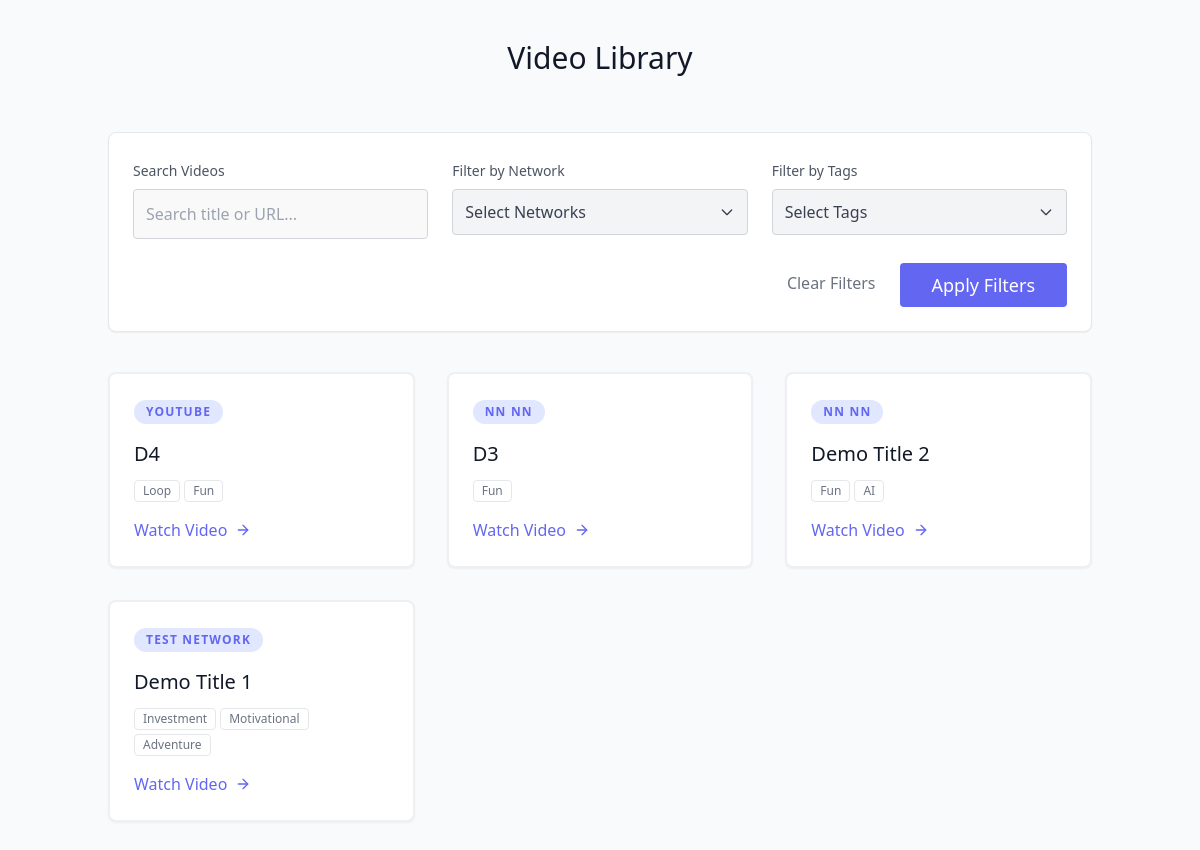
The app's page /, older data.
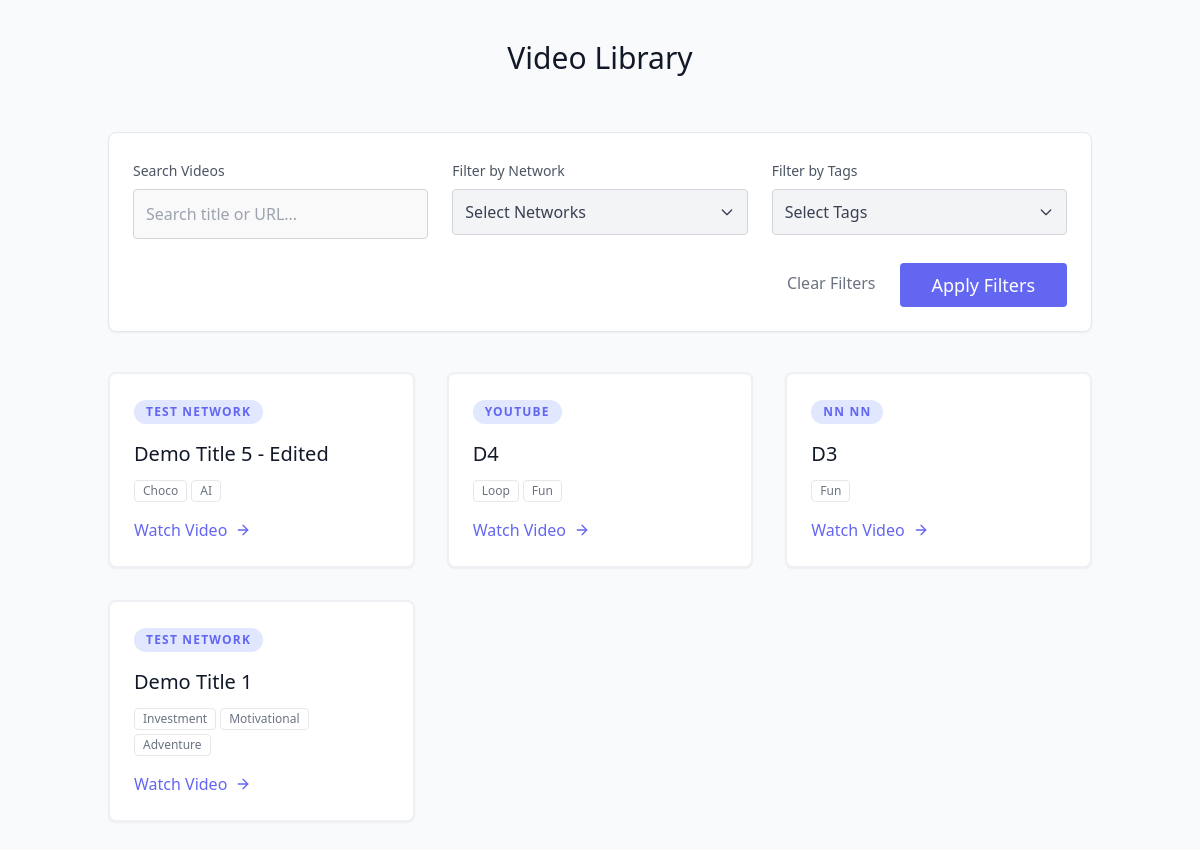
The same page, newer data.
### apps/master/models.py (models this page shows, shortened)
class BaseModel(models.Model):
    id = models.UUIDField(primary_key=True,default=uuid.uuid4,editable=False)
    created_at = models.DateTimeField(auto_now_add=True)
    updated_at = models.DateTimeField(auto_now=True)
    class Meta:
        abstract = True

class Video(BaseModel):
    title = models.CharField(max_length=255,null=False,blank=False)
    url = models.URLField(null=False,blank=False)
    tags = models.ManyToManyField(Tag, related_name='videos',blank=True)
    network = models.ForeignKey(Network,related_name="videos",on_delete=models.CASCADE)
    performers = models.ManyToManyField(Performer,related_name='videos',blank=True)

class Network(BaseModel):
    name = models.CharField(max_length=255,null=False,blank=False,unique=True)

class Tag(BaseModel):
    name = models.CharField(max_length=255,null=False,blank=False,unique=True)

### apps/web/views.py (the view)
# urls.py: path('',index,name="index"),
def index(request):
    context={}
    videos = Video.objects.order_by('-created_at').all()
    paginator = Paginator(videos, 10)
    page_number = request.GET.get('page')
    try:
        page_obj = paginator.page(page_number)
    except PageNotAnInteger:
        page_obj = paginator.page(1)
    except EmptyPage:
        page_obj = paginator.page(paginator.num_pages)
    context['page_obj']=page_obj
    context['all_tags']=Tag.objects.all()
    context['all_networks']=Network.objects.all()
    return render(request,'web/intro.html',context)

### apps/web/templates/web/intro.html (shortened to what the changed rows need)
<!DOCTYPE html>
<html lang="en">
<head>
    <script src="https://cdn.tailwindcss.com"></script>
</head>
<body class="bg-gray-50 text-gray-600 body-font">
    <div class="container px-5 py-10 mx-auto">
        <div class="flex flex-col text-center w-full mb-10">
            <h1 class="sm:text-3xl text-2xl font-medium title-font mb-4 text-gray-900">Video Library</h1>
        </div>
        <div class="flex flex-wrap -m-4">
            {% for video in page_obj %}
            <div class="p-4 md:w-1/3 w-full">
                <div class="h-full border-2 border-gray-200 border-opacity-60 rounded-lg overflow-hidden bg-white shadow-sm hover:shadow-md transition-shadow">
                    <div class="p-6">
                        <span class="inline-block bg-indigo-100 text-indigo-500 rounded-full px-3 py-1 text-xs font-semibold tracking-widest uppercase mb-4">{{ video.network.name }}</span>
                        <h1 class="title-font text-xl font-medium text-gray-900 mb-3 truncate" title="{{ video.title }}">{{ video.title }}</h1>
                        <div class="flex flex-wrap gap-1 mb-4">
                            {% for tag in video.tags.all %}
                                <span class="text-xs text-gray-500 border border-gray-200 px-2 py-0.5 rounded">{{ tag.name }}</span>
                            {% endfor %}
                        </div>
                        <div class="flex items-center flex-wrap mt-auto">
                            <a href="{{ video.url }}" target="_blank" class="text-indigo-500 inline-flex items-center md:mb-2 lg:mb-0 hover:text-indigo-600 truncate">
                                Watch Video
                                <svg class="w-4 h-4 ml-2" viewBox="0 0 24 24" stroke="currentColor" stroke-width="2" fill="none" stroke-linecap="round" stroke-linejoin="round">
                                    <path d="M5 12h14"></path>
                                    <path d="M12 5l7 7-7 7"></path>
                                </svg>
                            </a>
                        </div>
                    </div>
                </div>
            </div>
            {% empty %}
            <div class="w-full p-10 text-center text-gray-500">
                <p>No videos found matching your criteria.</p>
            </div>
            {% endfor %}
        </div>
    </div>
</body>
</html>

Row changes from the older to the newer data that the page shows:
removed Video: network.name "NN NN", title "Demo Title 2", Tag (name "Fun"), Tag (name "AI")
added Video: network.name "TEST NETWORK", title "Demo Title 5 - Edited", Tag (name "AI")
added Tag: name "Choco", shown under "TEST NETWORK"
